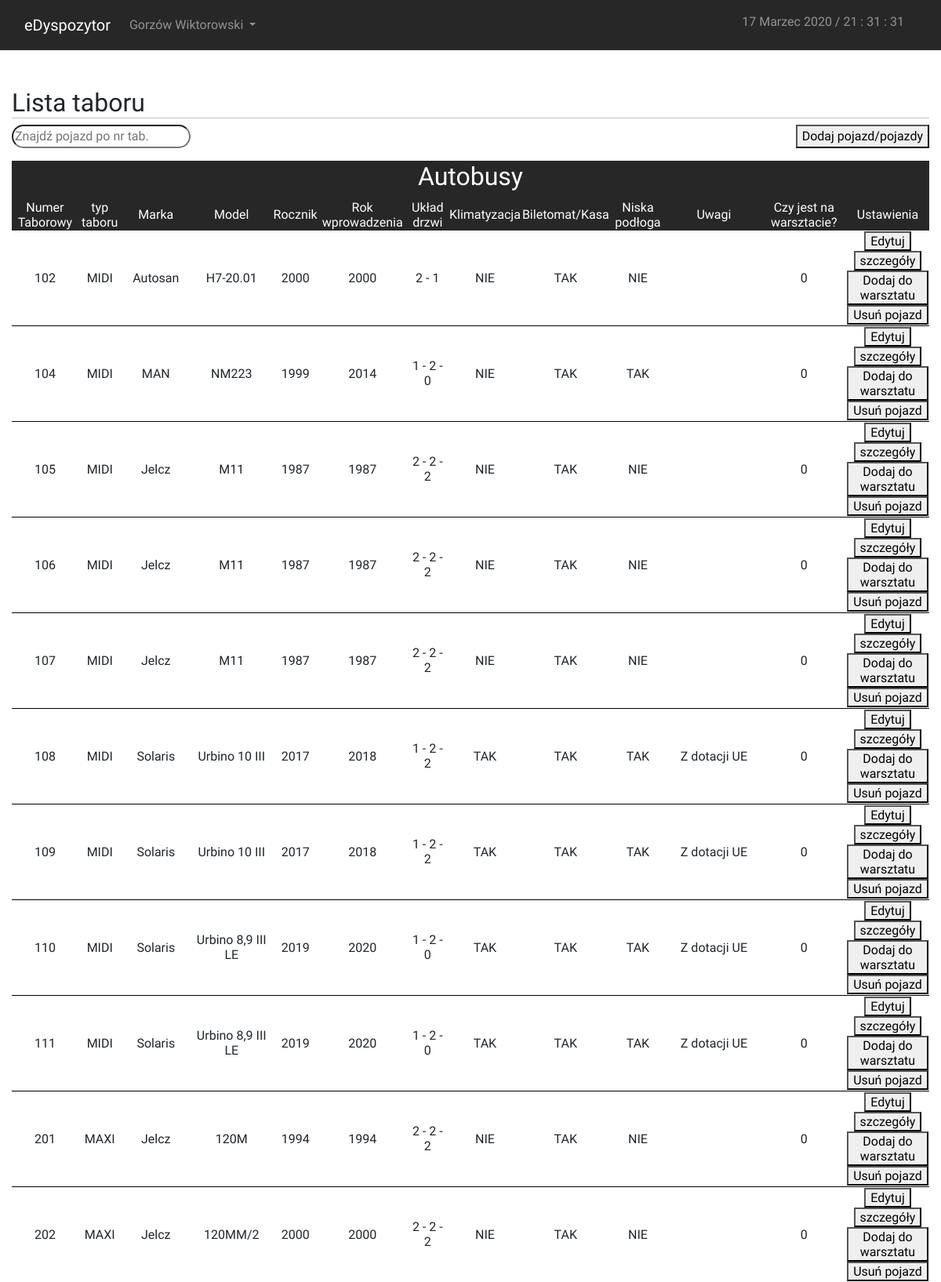
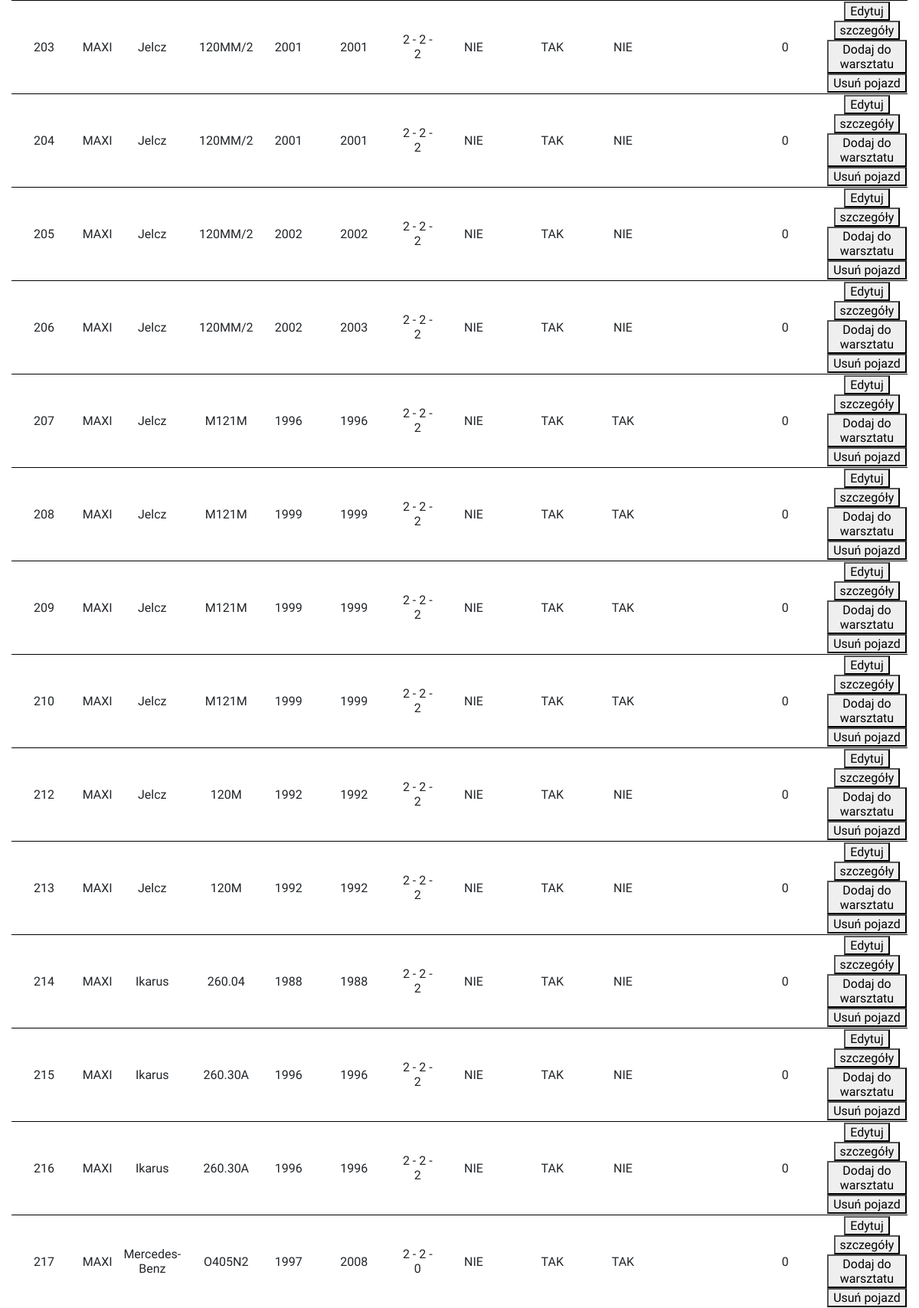
/index_user.php?page=rolling_stock (signed in, upper part), run on the app's committed database (2 pictures, top to bottom).
### tables this page shows
CREATE TABLE `vehicles` (
  `id` int(11) NOT NULL,
  `typ_pojazdu` enum('Tram','Bus','Trol') DEFAULT NULL,
  `miasto` int(11) NOT NULL,
  `marka` text,
  `model` text,
  `uklad_drzwi` text,
  `rocznik` text,
  `rok_wprowadzenia` text,
  `klimatyzacja` enum('TAK','NIE') DEFAULT NULL,
  `biletomat` enum('TAK','NIE') DEFAULT NULL,
  `niska_podloga` enum('TAK','NIE') NOT NULL,
  `numer_tab` int(11) DEFAULT NULL,
  `tablice_rej` text,
  `typ_taboru` enum('MIDI','MAXI','MEGA','Wagon','Skład') DEFAULT NULL,
  `uwagi` longtext,
  `id_workshop` int(11) DEFAULT '0',
  `id_timetable` int(11) DEFAULT '0'
);

### index_user.php (called while the page is built, shortened)
<?php
    include("./layout/header.php");
    $toInclude = isset($_GET['page']) ? $_GET['page']:"main";
    include("./pages/user/$toInclude.php");
?>

### pages/user/rolling_stock.php (the view, shortened to what this page needs)
<main>
  <?php
  require_once("scripts/php/db_connect.php");
  $connect = new mysqli($host, $db_user, $db_password, $db_name);
  $miasto = $_SESSION['access'];
  ?>
  <div class="container-fluid"><br /><br />
    <H2 class="headline">Lista taboru</H2>
    <div class="messages__bar__left">
      <form id="form">
        <input type="text" id="search" name="search" placeholder="Znajdź pojazd po nr tab." />
      </form>
    </div>
    <div class="messages__bar">
      <button data-toggle="modal" data-target="#modal-add-vehicle">Dodaj pojazd/pojazdy</button>
    </div>
    <div id="result" class="result table-responsive">
      <?php
      if ($_SESSION['access'] == 1) {
        $result_Bus = "SELECT * FROM `vehicles` where`typ_pojazdu`='Bus' ORDER BY `numer_tab`";
        $result_Tram = "SELECT * FROM `vehicles` where `typ_pojazdu`='Tram' ORDER BY `numer_tab`";
        $result_T = "SELECT * FROM `vehicles` where `typ_pojazdu`='trolejbus' ORDER BY `numer_tab`";
      } else {
        $result_Bus = "SELECT * FROM `vehicles` where `typ_pojazdu`='Bus' and `miasto` like $miasto ORDER BY `numer_tab`";
      }
      if ($result = @$connect->query($result_Bus)) {
        echo "<table>
                            <tr class='main'>
                                <td colspan='13'><H2>Autobusy</H2></td>
                            </tr>
                            <tr class='main'>
                                <td>Numer Taborowy</td>
								                <td>typ taboru</td>
                                <td>Marka</td>
                                <td>Model</td>
                                <td>Rocznik</td>
                                <td>Rok wprowadzenia</td>
                                <td>Układ drzwi</td>
                                <td>Klimatyzacja</td>
                                <td>Biletomat/Kasa</td>
                                <td>Niska podłoga</td>
                                <td>Uwagi</td>
                                <td>Czy jest na warsztacie?</td>
                                <td>Ustawienia</td>
                            </tr>";
        $users = $result->num_rows;
        if ($users > 0) {
          while ($row = $result->fetch_array()) {
            echo "<tr style='border-bottom:1pt solid black'>
                                    <td>" . $row['numer_tab'] . "</td>
									<td>" . $row['typ_taboru'] . "</td>
                                    <td>" . $row['marka'] . "</td>
                                    <td>" . $row['model'] . "</td>
                                    <td>" . $row['rocznik'] . "</td>
                                    <td>" . $row['rok_wprowadzenia'] . "</td>
                                    <td>" . $row['uklad_drzwi'] . "</td>
                                    <td>" . $row['klimatyzacja'] . "</td>
                                    <td>" . $row['biletomat'] . "</td>
                                    <td>".$row['niska_podloga']."</td>
                                    <td>" . $row['uwagi'] . "</td>
                                    <td>" . $row['id_workshop'] . "</td>
                                    <td><button data-toggle='modal' data-target='#modal-edycja' data-edycja-vehicle='" . $row['id'] . "'>Edytuj</button><br />
                                    <button data-toggle='modal' data-target='#modal-szczegoly' data-idvehiclex='" . $row['id'] . "'>szczegóły</button><br />
                                    <button data-toggle='modal' data-target='#modal-workshop' data-idmiasto='" . $row['miasto'] . "' data-idvehicle='" . $row['id'] . "'>Dodaj do warsztatu</button><br/>
                                    <button data-toggle='modal' data-target='#modal-delete-vehicles' data-delete-vehicle='" . $row['id'] . "'>Usuń pojazd</button>
                                    </td>
                                  </tr>";
          }
        }
        echo "</table><br/>";
      }
      ?>
    </div>
    <br /><br />
  </div>
</main>

### styles/style_main.css (style rules this page uses)
body { font-family: 'Raleway', sans-serif !important; background: #272727 !important; }
.headline { border-bottom: 1px solid silver; }

### styles/style_pages.css (style rules this page uses)
main { background: white; }
table, tr, td { text-align: center; width: inherit; }
table .main { color: white !important; background: #272727 !important; }
input { border-radius: 20px; }
.messages__bar { text-align: right; }
.messages__bar__left { float: left; }
.result { width: 100%; }

### data on the page
vehicles: numer_tab "102", typ_taboru "MIDI", marka "Autosan", model "H7-20.01", rocznik "2000", rok_wprowadzenia "2000", uklad_drzwi "2 - 1", klimatyzacja "NIE", biletomat "TAK", niska_podloga "NIE", id_workshop "0"
vehicles: numer_tab "104", typ_taboru "MIDI", marka "MAN", model "NM223", rocznik "1999", rok_wprowadzenia "2014", uklad_drzwi "1 - 2 - 0", klimatyzacja "NIE", biletomat "TAK", niska_podloga "TAK", id_workshop "0"
vehicles: numer_tab "105", typ_taboru "MIDI", marka "Jelcz", model "M11", rocznik "1987", rok_wprowadzenia "1987", uklad_drzwi "2 - 2 - 2", klimatyzacja "NIE", biletomat "TAK", niska_podloga "NIE", id_workshop "0"
vehicles: numer_tab "106", typ_taboru "MIDI", marka "Jelcz", model "M11", rocznik "1987", rok_wprowadzenia "1987", uklad_drzwi "2 - 2 - 2", klimatyzacja "NIE", biletomat "TAK", niska_podloga "NIE", id_workshop "0"
vehicles: numer_tab "107", typ_taboru "MIDI", marka "Jelcz", model "M11", rocznik "1987", rok_wprowadzenia "1987", uklad_drzwi "2 - 2 - 2", klimatyzacja "NIE", biletomat "TAK", niska_podloga "NIE", id_workshop "0"
vehicles: numer_tab "108", typ_taboru "MIDI", marka "Solaris", model "Urbino 10 III", rocznik "2017", rok_wprowadzenia "2018", uklad_drzwi "1 - 2 - 2", klimatyzacja "TAK", biletomat "TAK", niska_podloga "TAK", uwagi "Z dotacji UE", id_workshop "0"
vehicles: numer_tab "109", typ_taboru "MIDI", marka "Solaris", model "Urbino 10 III", rocznik "2017", rok_wprowadzenia "2018", uklad_drzwi "1 - 2 - 2", klimatyzacja "TAK", biletomat "TAK", niska_podloga "TAK", uwagi "Z dotacji UE", id_workshop "0"
vehicles: numer_tab "110", typ_taboru "MIDI", marka "Solaris", model "Urbino 8,9 III LE", rocznik "2019", rok_wprowadzenia "2020", uklad_drzwi "1 - 2 - 0", klimatyzacja "TAK", biletomat "TAK", niska_podloga "TAK", uwagi "Z dotacji UE", id_workshop "0"
vehicles: numer_tab "111", typ_taboru "MIDI", marka "Solaris", model "Urbino 8,9 III LE", rocznik "2019", rok_wprowadzenia "2020", uklad_drzwi "1 - 2 - 0", klimatyzacja "TAK", biletomat "TAK", niska_podloga "TAK", uwagi "Z dotacji UE", id_workshop "0"
vehicles: numer_tab "201", typ_taboru "MAXI", marka "Jelcz", model "120M", rocznik "1994", rok_wprowadzenia "1994", uklad_drzwi "2 - 2 - 2", klimatyzacja "NIE", biletomat "TAK", niska_podloga "NIE", id_workshop "0"
vehicles: numer_tab "202", typ_taboru "MAXI", marka "Jelcz", model "120MM/2", rocznik "2000", rok_wprowadzenia "2000", uklad_drzwi "2 - 2 - 2", klimatyzacja "NIE", biletomat "TAK", niska_podloga "NIE", id_workshop "0"
vehicles: numer_tab "203", typ_taboru "MAXI", marka "Jelcz", model "120MM/2", rocznik "2001", rok_wprowadzenia "2001", uklad_drzwi "2 - 2 - 2", klimatyzacja "NIE", biletomat "TAK", niska_podloga "NIE", id_workshop "0"
vehicles: numer_tab "204", typ_taboru "MAXI", marka "Jelcz", model "120MM/2", rocznik "2001", rok_wprowadzenia "2001", uklad_drzwi "2 - 2 - 2", klimatyzacja "NIE", biletomat "TAK", niska_podloga "NIE", id_workshop "0"
vehicles: numer_tab "205", typ_taboru "MAXI", marka "Jelcz", model "120MM/2", rocznik "2002", rok_wprowadzenia "2002", uklad_drzwi "2 - 2 - 2", klimatyzacja "NIE", biletomat "TAK", niska_podloga "NIE", id_workshop "0"
vehicles: numer_tab "206", typ_taboru "MAXI", marka "Jelcz", model "120MM/2", rocznik "2002", rok_wprowadzenia "2003", uklad_drzwi "2 - 2 - 2", klimatyzacja "NIE", biletomat "TAK", niska_podloga "NIE", id_workshop "0"
vehicles: numer_tab "207", typ_taboru "MAXI", marka "Jelcz", model "M121M", rocznik "1996", rok_wprowadzenia "1996", uklad_drzwi "2 - 2 - 2", klimatyzacja "NIE", biletomat "TAK", niska_podloga "TAK", id_workshop "0"
vehicles: numer_tab "208", typ_taboru "MAXI", marka "Jelcz", model "M121M", rocznik "1999", rok_wprowadzenia "1999", uklad_drzwi "2 - 2 - 2", klimatyzacja "NIE", biletomat "TAK", niska_podloga "TAK", id_workshop "0"
vehicles: numer_tab "209", typ_taboru "MAXI", marka "Jelcz", model "M121M", rocznik "1999", rok_wprowadzenia "1999", uklad_drzwi "2 - 2 - 2", klimatyzacja "NIE", biletomat "TAK", niska_podloga "TAK", id_workshop "0"
vehicles: numer_tab "210", typ_taboru "MAXI", marka "Jelcz", model "M121M", rocznik "1999", rok_wprowadzenia "1999", uklad_drzwi "2 - 2 - 2", klimatyzacja "NIE", biletomat "TAK", niska_podloga "TAK", id_workshop "0"
vehicles: numer_tab "212", typ_taboru "MAXI", marka "Jelcz", model "120M", rocznik "1992", rok_wprowadzenia "1992", uklad_drzwi "2 - 2 - 2", klimatyzacja "NIE", biletomat "TAK", niska_podloga "NIE", id_workshop "0"
vehicles: numer_tab "213", typ_taboru "MAXI", marka "Jelcz", model "120M", rocznik "1992", rok_wprowadzenia "1992", uklad_drzwi "2 - 2 - 2", klimatyzacja "NIE", biletomat "TAK", niska_podloga "NIE", id_workshop "0"
vehicles: numer_tab "214", typ_taboru "MAXI", marka "Ikarus", model "260.04", rocznik "1988", rok_wprowadzenia "1988", uklad_drzwi "2 - 2 - 2", klimatyzacja "NIE", biletomat "TAK", niska_podloga "NIE", id_workshop "0"
vehicles: numer_tab "215", typ_taboru "MAXI", marka "Ikarus", model "260.30A", rocznik "1996", rok_wprowadzenia "1996", uklad_drzwi "2 - 2 - 2", klimatyzacja "NIE", biletomat "TAK", niska_podloga "NIE", id_workshop "0"
vehicles: numer_tab "216", typ_taboru "MAXI", marka "Ikarus", model "260.30A", rocznik "1996", rok_wprowadzenia "1996", uklad_drzwi "2 - 2 - 2", klimatyzacja "NIE", biletomat "TAK", niska_podloga "NIE", id_workshop "0"
vehicles: numer_tab "217", typ_taboru "MAXI", marka "Mercedes-Benz", model "O405N2", rocznik "1997", rok_wprowadzenia "2008", uklad_drzwi "2 - 2 - 0", klimatyzacja "NIE", biletomat "TAK", niska_podloga "TAK", id_workshop "0"
